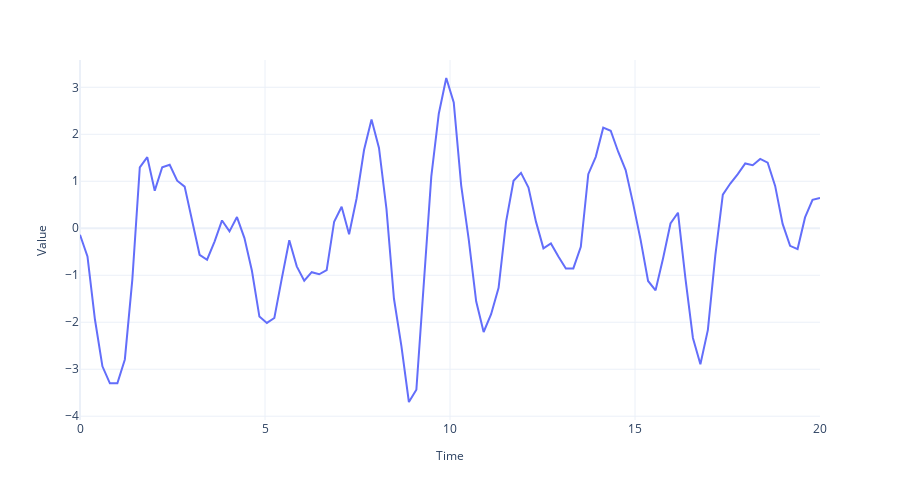

The cell this chart's notebook holds for it:
### Code cell
fig = plot_time_series(regular_time_samples,
                 samples,
                 "")
fig.write_image("imgs/chapter_1/auto_regressive.png")
fig.show()
